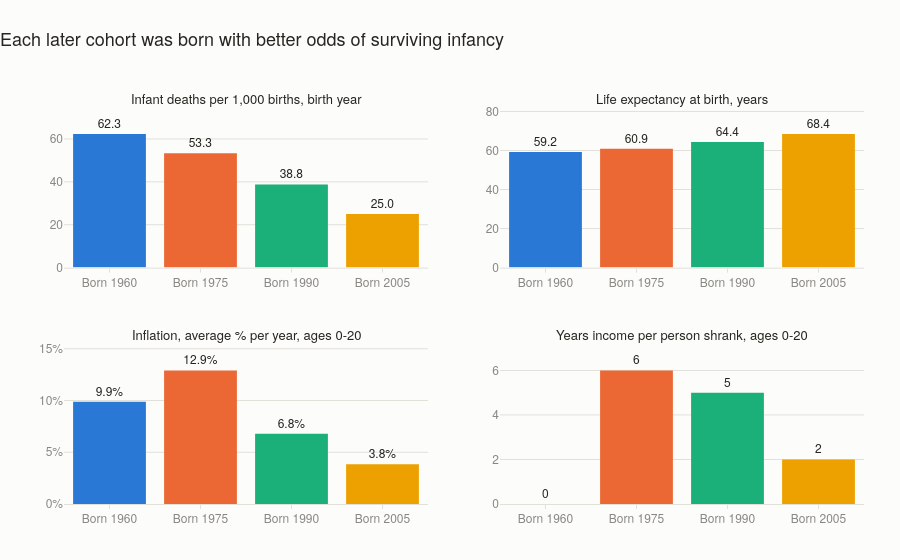

Source (notebook cell):
### Markdown cell above
### Observation
Income per person rose every year of the 1960 cohort's childhood and ended
66.2% higher at age 20. The 1975 cohort peaked at age 7 (1982), fell to 96.9
by age 10, sat below the birth-year level from age 10 to 12, and turned 20 in
1995 only 6.7% richer than the year they were born. The 2005 cohort's income
per person nearly doubled, +99.5%, even with 2020's -10.55% at age 15; it
got back to its pre-COVID level at age 17.

### Implication
Birth year decided whose childhood ran through a crash. The 1975 cohort
reached adulthood in an economy that had barely grown in twenty years, with
six shrinking years along the way. The 2005 cohort lived through the worst
single year on record and still finished far ahead, because the years around
it grew fast.

### Code cell
panels = [
    ("imr_birth", "Infant deaths per 1,000 births, birth year", ".1f", ""),
    ("le_birth", "Life expectancy at birth, years", ".1f", ""),
    ("infl_mean", "Inflation, average % per year, ages 0-20", ".1f", "%"),
    ("shrink_years", "Years income per person shrank, ages 0-20", "d", ""),
]
x = [f"Born {b}" for b in COHORTS]
colors = [COHORT_COLOR[b] for b in COHORTS]

fig = make_subplots(rows=2, cols=2, subplot_titles=[p[1] for p in panels],
                    vertical_spacing=0.2, horizontal_spacing=0.09)
for i, (col, title, fmt, suffix) in enumerate(panels):
    r, c = i // 2 + 1, i % 2 + 1
    vals = cohort[col].values
    fig.add_trace(go.Bar(
        x=x, y=vals, marker_color=colors, marker_line_width=0,
        text=[f"{v:{fmt}}{suffix}" for v in vals],
        textposition="outside", textfont=dict(color=INK, size=12), cliponaxis=False,
        hovertemplate="%{x}: %{text}<extra></extra>"), row=r, col=c)
    fig.update_yaxes(ticksuffix=suffix, range=[0, max(vals) * 1.18], row=r, col=c)

for a in fig.layout.annotations:
    a.update(font=dict(size=13, color=INK))
fig.update_layout(
    title="Each later cohort was born with better odds of surviving infancy",
    hovermode="closest", margin=dict(t=110))
save(fig, "seg-03-cohort-conditions", height=720)
fig.show()

### Figure 1 — Plotly figure (JSON) as saved in the notebook; plotly's stock layout.template omitted (floating-point values rounded to 4 significant figures)
{"data": [{"cliponaxis": false, "hovertemplate": "%{x}: %{text}<extra></extra>", "marker": {"color": ["#2a78d6", "#eb6834", "#1baf7a", "#eda100"], "line": {"width": 0}}, "text": ["62.3", "53.3", "38.8", "25.0"], "textfont": {"color": "#26251f", "size": 12}, "textposition": "outside", "type": "bar", "x": ["Born 1960", "Born 1975", "Born 1990", "Born 2005"], "xaxis": "x", "y": [62.3, 53.3, 38.8, 25.0], "yaxis": "y"}, {"cliponaxis": false, "hovertemplate": "%{x}: %{text}<extra></extra>", "marker": {"color": ["#2a78d6", "#eb6834", "#1baf7a", "#eda100"], "line": {"width": 0}}, "text": ["59.2", "60.9", "64.4", "68.4"], "textfont": {"color": "#26251f", "size": 12}, "textposition": "outside", "type": "bar", "x": ["Born 1960", "Born 1975", "Born 1990", "Born 2005"], "xaxis": "x2", "y": [59.17, 60.9, 64.38, 68.42], "yaxis": "y2"}, {"cliponaxis": false, "hovertemplate": "%{x}: %{text}<extra></extra>", "marker": {"color": ["#2a78d6", "#eb6834", "#1baf7a", "#eda100"], "line": {"width": 0}}, "text": ["9.9%", "12.9%", "6.8%", "3.8%"], "textfont": {"color": "#26251f", "size": 12}, "textposition": "outside", "type": "bar", "x": ["Born 1960", "Born 1975", "Born 1990", "Born 2005"], "xaxis": "x3", "y": [9.883, 12.91, 6.79, 3.837], "yaxis": "y3"}, {"cliponaxis": false, "hovertemplate": "%{x}: %{text}<extra></extra>", "marker": {"color": ["#2a78d6", "#eb6834", "#1baf7a", "#eda100"], "line": {"width": 0}}, "text": ["0", "6", "5", "2"], "textfont": {"color": "#26251f", "size": 12}, "textposition": "outside", "type": "bar", "x": ["Born 1960", "Born 1975", "Born 1990", "Born 2005"], "xaxis": "x4", "y": [0, 6, 5, 2], "yaxis": "y4"}], "layout": {"annotations": [{"font": {"color": "#26251f", "size": 13}, "showarrow": false, "text": "Infant deaths per 1,000 births, birth year", "x": 0.2275, "xanchor": "center", "xref": "paper", "y": 1.0, "yanchor": "bottom", "yref": "paper"}, {"font": {"color": "#26251f", "size": 13}, "showarrow": false, "text": "Life expectancy at birth, years", "x": 0.7725, "xanchor": "center", "xref": "paper", "y": 1.0, "yanchor": "bottom", "yref": "paper"}, {"font": {"color": "#26251f", "size": 13}, "showarrow": false, "text": "Inflation, average % per year, ages 0-20", "x": 0.2275, "xanchor": "center", "xref": "paper", "y": 0.4, "yanchor": "bottom", "yref": "paper"}, {"font": {"color": "#26251f", "size": 13}, "showarrow": false, "text": "Years income per person shrank, ages 0-20", "x": 0.7725, "xanchor": "center", "xref": "paper", "y": 0.4, "yanchor": "bottom", "yref": "paper"}], "hovermode": "closest", "margin": {"t": 110}, "title": {"text": "Each later cohort was born with better odds of surviving infancy"}, "xaxis": {"anchor": "y", "domain": [0.0, 0.455]}, "xaxis2": {"anchor": "y2", "domain": [0.545, 1.0]}, "xaxis3": {"anchor": "y3", "domain": [0.0, 0.455]}, "xaxis4": {"anchor": "y4", "domain": [0.545, 1.0]}, "yaxis": {"anchor": "x", "domain": [0.6, 1.0], "range": [0, 73.51], "ticksuffix": ""}, "yaxis2": {"anchor": "x2", "domain": [0.6, 1.0], "range": [0, 80.74], "ticksuffix": ""}, "yaxis3": {"anchor": "x3", "domain": [0.0, 0.4], "range": [0, 15.23], "ticksuffix": "%"}, "yaxis4": {"anchor": "x4", "domain": [0.0, 0.4], "range": [0, 7.08], "ticksuffix": ""}}}
